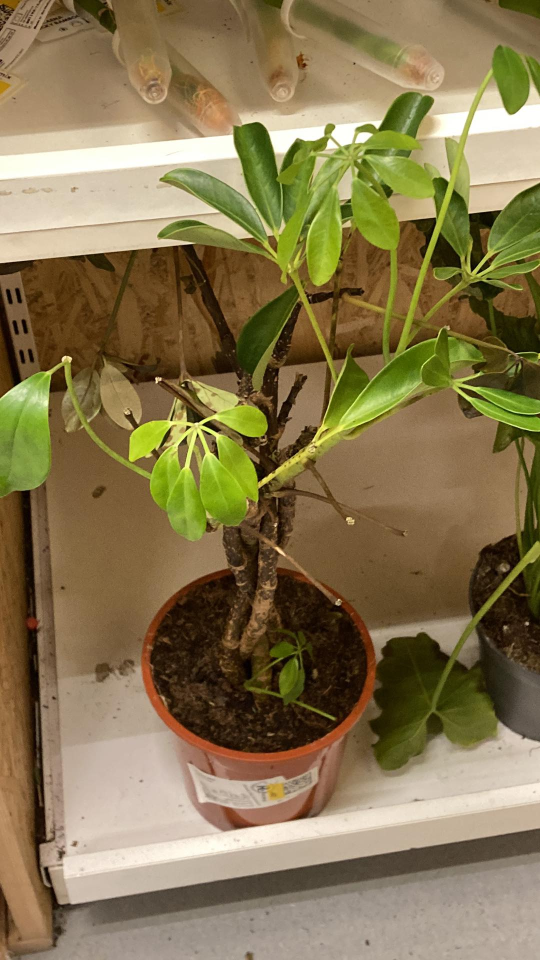
%> input picture Integral transformations/1.jpg, 1080 x 1920 px (shown at 1/2 size)
$ octave wavelet_imag.m   (GNU Octave 9; MATLAB toolbox functions it lacks are replaced by stand-ins)
%> lines starting %> are read from the running program, lines starting %| are printed output that depends on the picture
clear all, close all, clc
A = imread('1.jpg');
%> A is the input picture: size 1920x1080x3 uint8; mean R, G, B 134.1, 118, 79.6
B = rgb2gray(A);
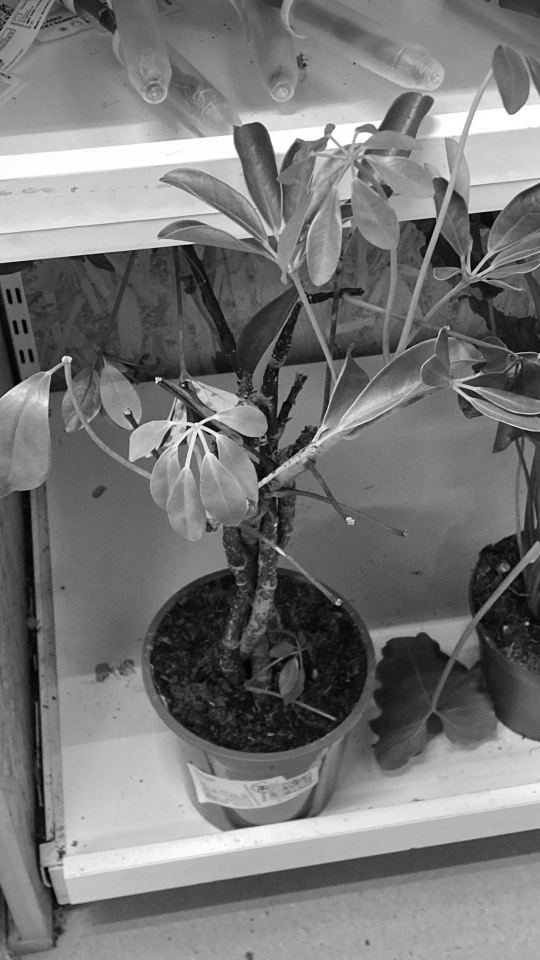
%> B: size 1920x1080 uint8 (shown at 1/2 size); min 0, max 255, mean 118.5

%% Wavelet decomposition (2 level)
n = 2; w = 'db1'; [C,S] = wavedec2(B,n,w);
%> after `[C,S] = wavedec2(B,n,w)`: S = [480 270; 480 270; 960 540; 1920 1080]
% LEVEL 1
A1 = appcoef2(C,S,w,1); % Approximation
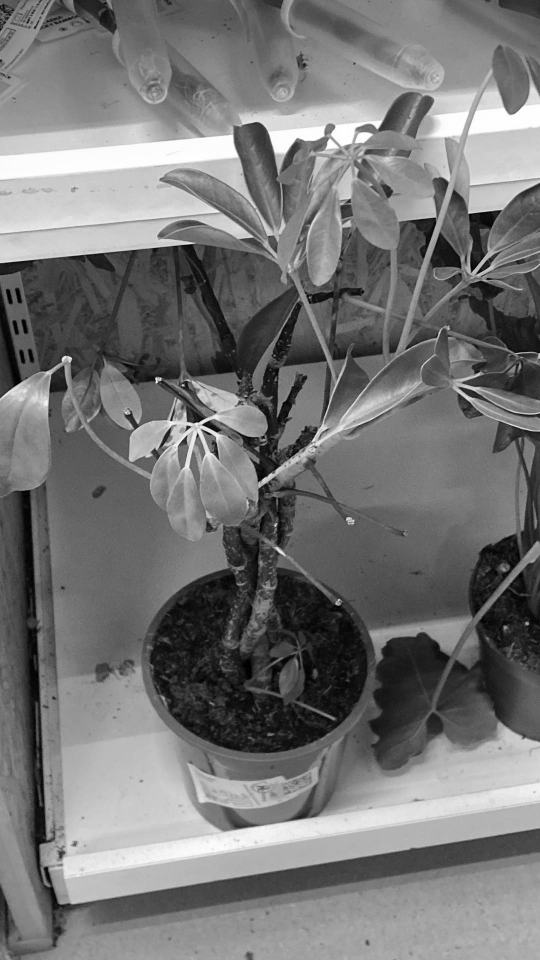
%> A1: size 960x540 double; min 3, max 510, mean 236.9; drawn with min black and max white
%> (the run ends here)
